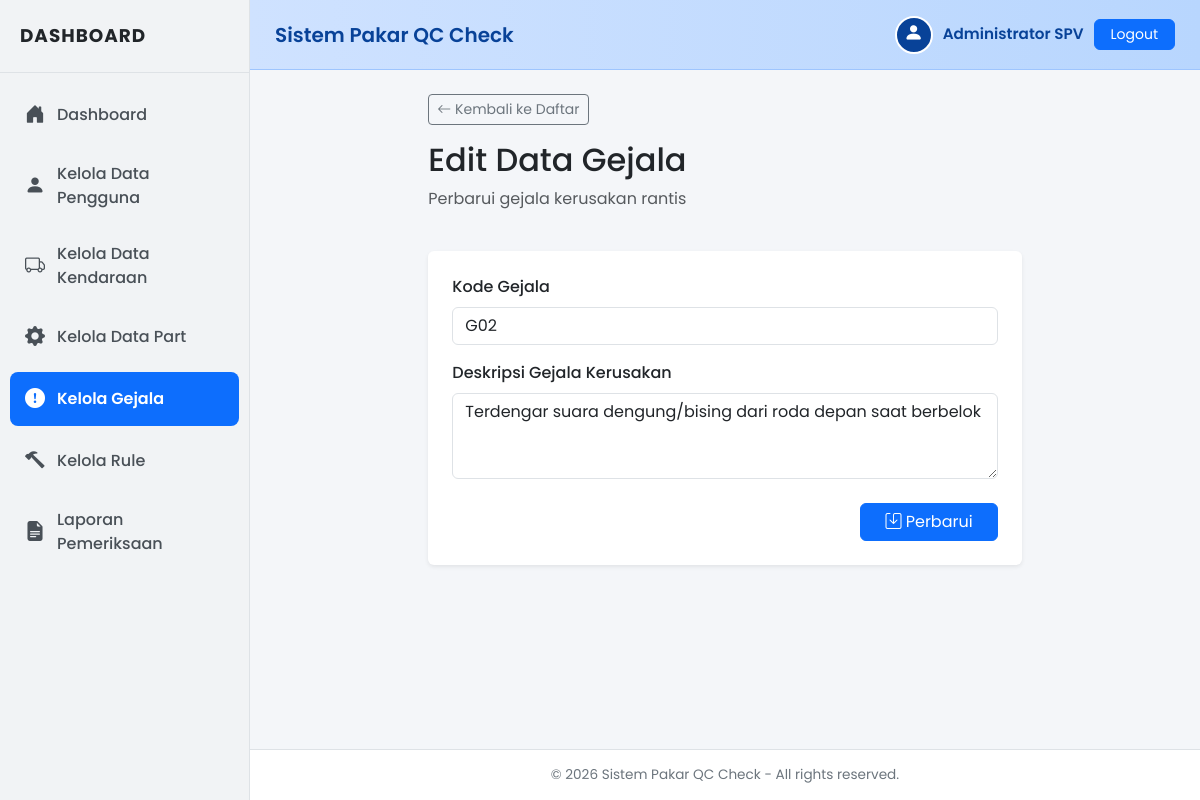
/gejala/edit.php?id=2 (signed in), run on the app's committed database.
### tables this page shows
CREATE TABLE `gejala` (
  `id_gejala` int(11) NOT NULL AUTO_INCREMENT,
  `kode_gejala` varchar(10) NOT NULL,
  `nama_gejala` text NOT NULL,
  PRIMARY KEY (`id_gejala`),
  UNIQUE KEY `kode_gejala` (`kode_gejala`)
);

### gejala/edit.php (the view, shortened to what this page needs)
<?php
include "../koneksi.php";
$id = isset($_GET['id']) ? intval($_GET['id']) : 0;
$stmt_select = mysqli_prepare($conn, "SELECT * FROM gejala WHERE id_gejala = ?");
mysqli_stmt_bind_param($stmt_select, "i", $id);
mysqli_stmt_execute($stmt_select);
$result = mysqli_stmt_get_result($stmt_select);
$gj = mysqli_fetch_assoc($result);
include "../templates/header.php";
?>
<div class="row mb-4">
    <div class="col-md-8 mx-auto">
        <a href="index.php" class="btn btn-outline-secondary btn-sm mb-3">
            <i class="bi bi-arrow-left"></i> Kembali ke Daftar
        </a>
        <h2>Edit Data Gejala</h2>
        <p class="text-muted">Perbarui gejala kerusakan rantis</p>
    </div>
</div>
<div class="row">
    <div class="col-md-8 mx-auto">
        <div class="card shadow-sm border-0 p-4">
            <form method="POST" action="">
                <div class="mb-3">
                    <label for="kode_gejala" class="form-label fw-medium">Kode Gejala</label>
                    <input type="text" name="kode_gejala" id="kode_gejala" class="form-control" placeholder="Contoh: G11" required value="<?php echo htmlspecialchars(isset($_POST['kode_gejala']) ? $_POST['kode_gejala'] : $gj['kode_gejala']); ?>">
                </div>
                <div class="mb-3">
                    <label for="nama_gejala" class="form-label fw-medium">Deskripsi Gejala Kerusakan</label>
                    <textarea name="nama_gejala" id="nama_gejala" class="form-control" rows="3" placeholder="Contoh: Deskripsi gejala..." required><?php echo htmlspecialchars(isset($_POST['nama_gejala']) ? $_POST['nama_gejala'] : $gj['nama_gejala']); ?></textarea>
                </div>
                <div class="mt-4 text-end">
                    <button type="submit" name="submit" class="btn btn-primary px-4">
                        <i class="bi bi-save"></i> Perbarui
                    </button>
                </div>
            </form>
        </div>
    </div>
</div>
<?php
include "../templates/footer.php";
?>

### templates/header.php (style rules this page uses)
body { font-family: 'Poppins', sans-serif; background-color: #f4f6f9; overflow-x: hidden; display: flex; min-height: 100vh; }

### data on the page
gejala: kode_gejala "G02", nama_gejala "Terdengar suara dengung/bising dari roda depan saat berbelok"

### other printed values
$_SESSION['nama'] "Administrator SPV"
